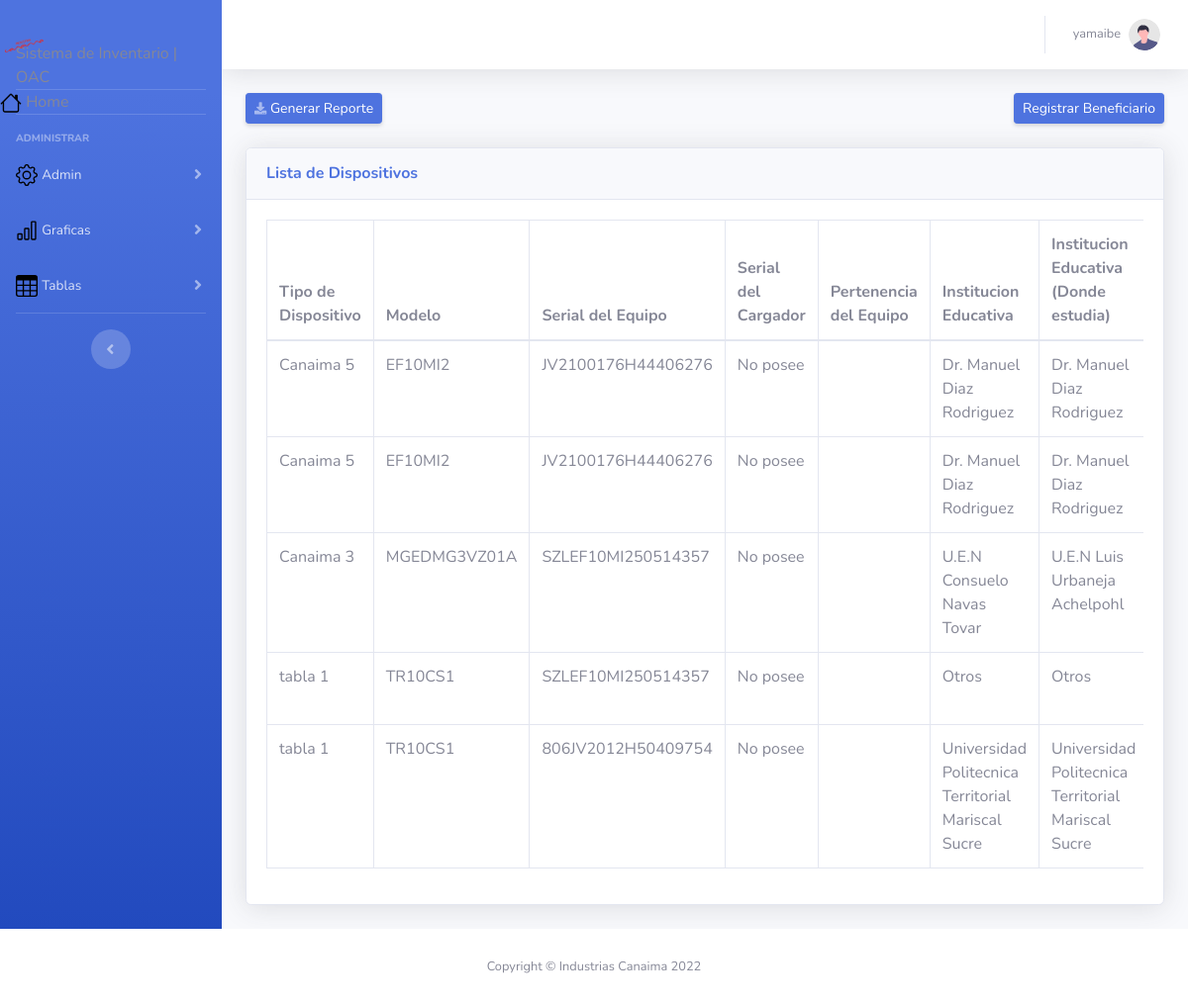
Page /verificador.php (signed in) on the committed database.
### tables this page shows
CREATE TABLE IF NOT EXISTS `datos_del_dispotivo` (
  `id_datos_del_dispositivo` int(11) NOT NULL AUTO_INCREMENT,
  `id_tipo_de_dispositivo` int(11) NOT NULL,
  `serial_equipo` varchar(60) NOT NULL,
  `serial_de_migracion` varchar(60) NOT NULL,
  `serial_de_cargador` varchar(60) NOT NULL,
  `serial_de_cargador_salida` varchar(60) NOT NULL,
  `pertenencia_del_equipo` varchar(60) NOT NULL,
  `institucion_educativa` varchar(60) NOT NULL,
  `institucion_donde_estudia` varchar(60) NOT NULL,
  `fecha_de_recepcion` date NOT NULL,
  `estado_recepcion_equipo` int(11) NOT NULL,
  `fecha_de_entrega` int(10) NOT NULL,
  `responsable` varchar(60) NOT NULL,
  `observaciones` varchar(150) NOT NULL,
  `comprobaciones` varchar(60) NOT NULL,
  `equipo_reincidio` varchar(150) NOT NULL,
  `motivo_reincidencia` varchar(60) NOT NULL,
  `id_roles` int(11) NOT NULL,
  `id_origen` int(11) NOT NULL,
  `id_grado` int(11) NOT NULL,
  `id_estatus` int(11) NOT NULL,
  `id_motivo` int(11) NOT NULL,
  `id_datos_del_beneficiario` int(11) NOT NULL,
  PRIMARY KEY (`id_datos_del_dispositivo`),
  KEY `id_origen` (`id_origen`),
  KEY `id_grado` (`id_grado`),
  KEY `id_roles` (`id_roles`),
  KEY `id_tipo_de_dispositivo` (`id_tipo_de_dispositivo`),
  KEY `id_estatus` (`id_estatus`),
  KEY `id_motivo` (`id_motivo`),
  KEY `estado_recepcion_equipo` (`estado_recepcion_equipo`),
  CONSTRAINT `datos_del_dispotivo_ibfk_10` FOREIGN KEY (`estado_recepcion_equipo`) REFERENCES `tipo_estado` (`id`),
  CONSTRAINT `datos_del_dispotivo_ibfk_2` FOREIGN KEY (`id_roles`) REFERENCES `roles` (`id_roles`),
  CONSTRAINT `datos_del_dispotivo_ibfk_4` FOREIGN KEY (`id_origen`) REFERENCES `origen` (`id_origen`) ON DELETE CASCADE ON UPDATE CASCADE,
  CONSTRAINT `datos_del_dispotivo_ibfk_5` FOREIGN KEY (`id_grado`) REFERENCES `grado` (`id_grado`) ON DELETE CASCADE ON UPDATE CASCADE,
  CONSTRAINT `datos_del_dispotivo_ibfk_7` FOREIGN KEY (`id_tipo_de_dispositivo`) REFERENCES `tipo_de_equipo` (`id_tipo_de_equipo`) ON DELETE CASCADE ON UPDATE CASCADE,
  CONSTRAINT `datos_del_dispotivo_ibfk_8` FOREIGN KEY (`id_estatus`) REFERENCES `estatus` (`id_estatus`),
  CONSTRAINT `datos_del_dispotivo_ibfk_9` FOREIGN KEY (`id_motivo`) REFERENCES `motivo` (`id_motivo`)
);

CREATE TABLE IF NOT EXISTS `tipo_de_equipo` (
  `id_tipo_de_equipo` int(11) NOT NULL AUTO_INCREMENT,
  `nombre` varchar(20) NOT NULL,
  `modelo` varchar(30) NOT NULL,
  `estado` varchar(60) NOT NULL,
  `cant_act` int(11) NOT NULL,
  `stock` int(11) NOT NULL,
  PRIMARY KEY (`id_tipo_de_equipo`)
);

### modalDeRegistroDis.php (the view, shortened to what this page needs)
</div>

### content/verificador-view.php (shortened to what this page needs)
    <div class="container-fluid">
        <div class="d-sm-flex align-items-center justify-content-between mb-4">
            <a href="#" class="d-none d-sm-inline-block btn btn-sm btn-primary shadow-sm"><i class="fas fa-download fa-sm text-white-50"></i> Generar Reporte</a>
            <a href="#" class="d-none d-sm-inline-block btn btn-sm btn-primary shadow-sm" data-toggle="modal" data-target="#modalDispo"> Registrar Beneficiario</a>
        </div>
        <div class="card shadow mb-4">
            <div class="card-header py-3">
                <h6 class="m-0 font-weight-bold text-primary">Lista de Dispositivos</h6>
            </div>
            <div class="card-body">
                <div class="table-responsive">
                    <table class="table table-bordered" id="dataTable2" width="100%" cellspacing="0">
                        <thead>
                            <tr>
                                <th>Tipo de Dispositivo</th>
                                <th>Modelo</th>
                                <th>Serial del Equipo</th>
                                <th>Serial del Cargador</th>
                                <th>Pertenencia del Equipo</th>
                                <th>Institucion Educativa</th>
                                <th>Institucion Educativa (Donde estudia)</th>
                            </tr>
                        </thead>
                        <tbody>
                            <?php
                            while ($row8 = $resultado8->fetch_assoc()) {
                            ?>
                                <tr>
                                    <td><?php echo $row8['nombre']; ?></td>
                                    <td><?php echo $row8['modelo']; ?></td>
                                    <td><?php echo $row8['serial_equipo']; ?></td>
                                    <td><?php echo $row8['serial_de_cargador']; ?></td>
                                    <td><?php echo $row8['pertenencia_del_equipo']; ?></td>
                                    <td><?php echo $row8['institucion_educativa']; ?></td>
                                    <td><?php echo $row8['institucion_donde_estudia']; ?></td>
                                </tr>
                            <?php
                            };
                            ?>
                        </tbody>
                    </table>
                </div>
            </div>
        </div>
    </div>
</div>

### rows in the picture
datos_del_dispotivo: id_tipo_de_dispositivo.nombre "Canaima 5", id_tipo_de_dispositivo.modelo "EF10MI2", serial_equipo "JV2100176H44406276", serial_de_cargador "No posee", institucion_educativa "Dr. Manuel Diaz Rodriguez", institucion_donde_estudia "Dr. Manuel Diaz Rodriguez"
datos_del_dispotivo: id_tipo_de_dispositivo.nombre "Canaima 5", id_tipo_de_dispositivo.modelo "EF10MI2", serial_equipo "JV2100176H44406276", serial_de_cargador "No posee", institucion_educativa "Dr. Manuel Diaz Rodriguez", institucion_donde_estudia "Dr. Manuel Diaz Rodriguez"
datos_del_dispotivo: id_tipo_de_dispositivo.nombre "Canaima 3", id_tipo_de_dispositivo.modelo "MGEDMG3VZ01A", serial_equipo "SZLEF10MI250514357", serial_de_cargador "No posee", institucion_educativa "U.E.N Consuelo Navas Tovar", institucion_donde_estudia "U.E.N Luis Urbaneja Achelpohl"
datos_del_dispotivo: id_tipo_de_dispositivo.nombre "tabla 1", id_tipo_de_dispositivo.modelo "TR10CS1", serial_equipo "SZLEF10MI250514357", serial_de_cargador "No posee", institucion_educativa "Otros", institucion_donde_estudia "Otros"
datos_del_dispotivo: id_tipo_de_dispositivo.nombre "tabla 1", id_tipo_de_dispositivo.modelo "TR10CS1", serial_equipo "806JV2012H50409754", serial_de_cargador "No posee", institucion_educativa "Universidad Politecnica Territorial Mariscal Sucre", institucion_donde_estudia "Universidad Politecnica Territorial Mariscal Sucre"

### other values in the picture
company "Sistema de Inventario | OAC"
$usuario "yamaibe"
